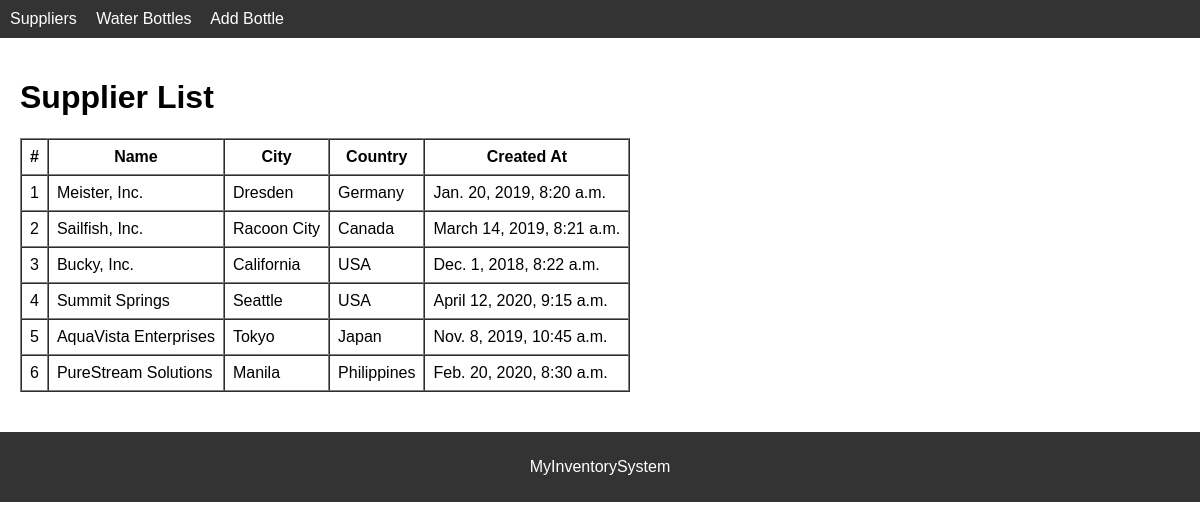
The app's page /view_supplier with its own data.
### MyInventoryApp/models.py (models this page shows, shortened)
class Supplier(models.Model):
    name = models.CharField(max_length=200)
    city = models.CharField(max_length=100)
    country = models.CharField(max_length=100)
    created_at = models.DateTimeField()

### MyInventoryApp/views.py (the view)
# urls.py: path('view_supplier', views.view_supplier),
def view_supplier(request):
    suppliers = Supplier.objects.all()
    return render(request, 'MyInventoryApp/view_supplier.html', {'suppliers': suppliers})

### MyInventoryApp/templates/MyInventoryApp/view_supplier.html (shortened to what this page needs)
{% extends "MyInventoryApp/base.html" %}
{% block content %}
<h1>Supplier List</h1>
{% if suppliers %}
<table border="1" cellpadding="8" cellspacing="0">
    <thead>
        <tr>
            <th>#</th>
            <th>Name</th>
            <th>City</th>
            <th>Country</th>
            <th>Created At</th>
        </tr>
    </thead>
    <tbody>
        {% for supplier in suppliers %}
        <tr>
            <td>{{ forloop.counter }}</td>
            <td>{{ supplier.name }}</td>
            <td>{{ supplier.city }}</td>
            <td>{{ supplier.country }}</td>
            <td>{{ supplier.created_at }}</td>
        </tr>
        {% endfor %}
    </tbody>
</table>
{% else %}
<p>No suppliers found.</p>
{% endif %}
{% endblock %}

### MyInventoryApp/templates/MyInventoryApp/base.html (shortened to what this page needs)
<!DOCTYPE html>
<html lang="en">
<head>
</head>
<body>
<nav>
    <a href="/view_supplier">Suppliers</a>
    <a href="/view_bottles">Water Bottles</a>
    <a href="/add_bottle">Add Bottle</a>
</nav>
<div class="content">
    {% block content %}
    {% endblock %}
</div>
<footer>
    <p>MyInventorySystem</p>
</footer>
</body>
</html>

### MyInventoryApp/templates/MyInventoryApp/base.html (style rules this page uses)
body { font-family: Arial, sans-serif; margin: 0; padding: 0; }
nav { background-color: #333; padding: 10px; }
nav a { color: white; text-decoration: none; margin-right: 15px; }
.content { padding: 20px; }
footer { background-color: #333; color: white; text-align: center; padding: 10px; margin-top: 20px; }

### records on screen
Supplier: name "Meister, Inc.", city "Dresden", country "Germany", created_at "Jan. 20, 2019, 8:20 a.m."
Supplier: name "Sailfish, Inc.", city "Racoon City", country "Canada", created_at "March 14, 2019, 8:21 a.m."
Supplier: name "Bucky, Inc.", city "California", country "USA", created_at "Dec. 1, 2018, 8:22 a.m."
Supplier: name "Summit Springs", city "Seattle", country "USA", created_at "April 12, 2020, 9:15 a.m."
Supplier: name "AquaVista Enterprises", city "Tokyo", country "Japan", created_at "Nov. 8, 2019, 10:45 a.m."
Supplier: name "PureStream Solutions", city "Manila", country "Philippines", created_at "Feb. 20, 2020, 8:30 a.m."
